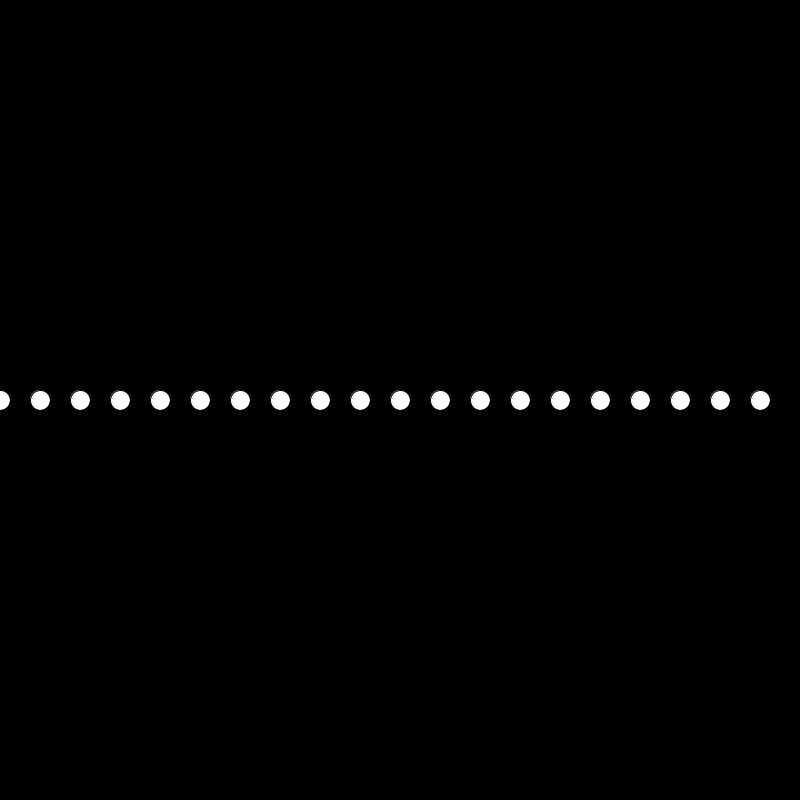
Frame 1 (no input)
Frame 60 (the mouse pressed at the canvas centre just before this capture): identical to frame 1, image omitted
Frame 120 (the mouse held since frame 60 and released just before this capture): identical to frame 1, image omitted

The Processing sketch that drew this single still picture (run headless with seeded random() and noise(); from frame 60 on, the mouse is pressed at the canvas centre):

// Processing sketch: ellipseLoop
// ── ellipseLoop.pde

int spaceing = 40;

void setup(){
  size(800,800);
}

void draw(){
  background(0);
  
  int xPos = 0;
  while(xPos < width){
    ellipse(xPos, 400, 20,20);
    xPos = xPos + spaceing;
  }
}
